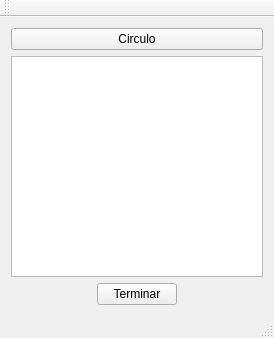
<?xml version="1.0" encoding="UTF-8"?>
<ui version="4.0">
 <class>MainWindow</class>
 <widget class="QMainWindow" name="MainWindow">
  <property name="geometry">
   <rect>
    <x>0</x>
    <y>0</y>
    <width>274</width>
    <height>338</height>
   </rect>
  </property>
  <property name="windowTitle">
   <string>MainWindow</string>
  </property>
  <widget class="QWidget" name="centralWidget">
   <layout class="QVBoxLayout" name="verticalLayout">
    <item>
     <widget class="QPushButton" name="pushButton_2">
      <property name="text">
       <string>Circulo</string>
      </property>
     </widget>
    </item>
    <item>
     <widget class="QGraphicsView" name="graphicsViewVista"/>
    </item>
    <item>
     <layout class="QHBoxLayout" name="horizontalLayout">
      <item>
       <spacer name="horizontalSpacer">
        <property name="orientation">
         <enum>Qt::Horizontal</enum>
        </property>
        <property name="sizeHint" stdset="0">
         <size>
          <width>40</width>
          <height>20</height>
         </size>
        </property>
       </spacer>
      </item>
      <item>
       <widget class="QPushButton" name="pushButton">
        <property name="text">
         <string>Terminar</string>
        </property>
       </widget>
      </item>
      <item>
       <spacer name="horizontalSpacer_2">
        <property name="orientation">
         <enum>Qt::Horizontal</enum>
        </property>
        <property name="sizeHint" stdset="0">
         <size>
          <width>40</width>
          <height>20</height>
         </size>
        </property>
       </spacer>
      </item>
     </layout>
    </item>
   </layout>
  </widget>
  <widget class="QMenuBar" name="menuBar">
   <property name="geometry">
    <rect>
     <x>0</x>
     <y>0</y>
     <width>274</width>
     <height>25</height>
    </rect>
   </property>
  </widget>
  <widget class="QToolBar" name="mainToolBar">
   <attribute name="toolBarArea">
    <enum>TopToolBarArea</enum>
   </attribute>
   <attribute name="toolBarBreak">
    <bool>false</bool>
   </attribute>
  </widget>
  <widget class="QStatusBar" name="statusBar"/>
 </widget>
 <layoutdefault spacing="6" margin="11"/>
 <resources/>
 <connections>
  <connection>
   <sender>pushButton</sender>
   <signal>clicked()</signal>
   <receiver>MainWindow</receiver>
   <slot>close()</slot>
   <hints>
    <hint type="sourcelabel">
     <x>158</x>
     <y>290</y>
    </hint>
    <hint type="destinationlabel">
     <x>246</x>
     <y>255</y>
    </hint>
   </hints>
  </connection>
  <connection>
   <sender>pushButton_2</sender>
   <signal>clicked()</signal>
   <receiver>MainWindow</receiver>
   <slot>slotCirculo()</slot>
   <hints>
    <hint type="sourcelabel">
     <x>154</x>
     <y>60</y>
    </hint>
    <hint type="destinationlabel">
     <x>230</x>
     <y>40</y>
    </hint>
   </hints>
  </connection>
 </connections>
 <slots>
  <slot>slotCirculo()</slot>
 </slots>
</ui>
